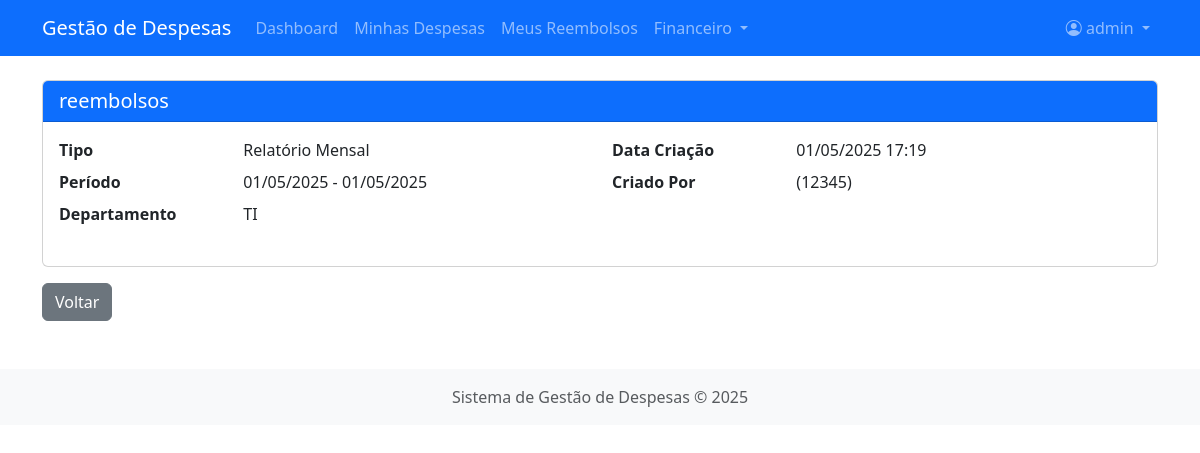
Screenshot of /relatorios/1/ (signed in) with the database file from the repository.
### despesas/models.py (models this page shows, shortened)
class RelatorioFinanceiro(models.Model):
    TIPO_CHOICES = [
        ('MENSAL', 'Relatório Mensal'),
        ('TRIMESTRAL', 'Relatório Trimestral'),
        ('ANUAL', 'Relatório Anual'),
        ('PERSONALIZADO', 'Relatório Personalizado'),
    ]
    titulo = models.CharField(max_length=200)
    tipo = models.CharField(max_length=20, choices=TIPO_CHOICES, default='MENSAL')
    data_inicio = models.DateField()
    data_fim = models.DateField()
    departamento = models.ForeignKey(Departamento, on_delete=models.SET_NULL, null=True, blank=True, related_name='relatorios')
    criado_por = models.ForeignKey(Funcionario, on_delete=models.PROTECT, related_name='relatorios')
    data_criacao = models.DateTimeField(auto_now_add=True)
    observacoes = models.TextField(blank=True, null=True)
    arquivo = models.FileField(upload_to='relatorios/', blank=True, null=True)
    class Meta:
        verbose_name = 'Relatório Financeiro'
        verbose_name_plural = 'Relatórios Financeiros'
        ordering = ['-data_criacao']

class Departamento(models.Model):
    nome = models.CharField(max_length=100)
    descricao = models.TextField(blank=True, null=True)
    def __str__(self):
        return self.nome
    class Meta:
        verbose_name = 'Departamento'
        verbose_name_plural = 'Departamentos'

class Funcionario(models.Model):
    CARGO_CHOICES = [
        ('FUNCIONARIO', 'Funcionário'),
        ('GERENTE', 'Gerente'),
        ('FINANCEIRO', 'Financeiro'),
    ]
    usuario = models.OneToOneField(User, on_delete=models.CASCADE, related_name='funcionario')
    cargo = models.CharField(max_length=15, choices=CARGO_CHOICES, default='FUNCIONARIO')
    departamento = models.ForeignKey(Departamento, on_delete=models.PROTECT, related_name='funcionarios')
    matricula = models.CharField(max_length=20, unique=True)
    telefone = models.CharField(max_length=20, blank=True, null=True)
    data_admissao = models.DateField()
    def __str__(self):
        return f"{self.usuario.get_full_name()} ({self.matricula})"
    def is_gerente(self):
        return self.cargo == 'GERENTE'
    def is_financeiro(self):
        return self.cargo == 'FINANCEIRO'
    class Meta:
        verbose_name = 'Funcionário'
        verbose_name_plural = 'Funcionários'

### despesas/views.py (the view)
# urls.py: path('relatorios/<int:pk>/', views.relatorio_detail, name='relatorio_detail'),
@login_required
def relatorio_detail(request, pk):
    try:
        funcionario = request.user.funcionario
    except:
        messages.error(request, "Perfil de funcionário não encontrado. Por favor, complete seu cadastro.")
        return redirect('despesas:profile')
    if not funcionario.is_financeiro():
        messages.error(request, "Você não tem permissão para acessar esta página.")
        return redirect('despesas:dashboard')
    relatorio = get_object_or_404(RelatorioFinanceiro, pk=pk)
    return render(request, 'despesas/relatorio_detail.html', {'relatorio': relatorio})

### despesas/templates/despesas/relatorio_detail.html (shortened to what this page needs)
{% extends 'despesas/base.html' %}
{% block content %}
<div class="card">
    <div class="card-header bg-primary text-white">
        <h5 class="card-title mb-0">{{ relatorio.titulo }}</h5>
    </div>
    <div class="card-body">
        <div class="row">
            <div class="col-md-6">
                <dl class="row">
                    <dt class="col-sm-4">Tipo</dt>
                    <dd class="col-sm-8">{{ relatorio.get_tipo_display }}</dd>
                    <dt class="col-sm-4">Período</dt>
                    <dd class="col-sm-8">{{ relatorio.data_inicio|date:"d/m/Y" }} - {{ relatorio.data_fim|date:"d/m/Y" }}</dd>
                    <dt class="col-sm-4">Departamento</dt>
                    <dd class="col-sm-8">{{ relatorio.departamento|default:"Todos" }}</dd>
                </dl>
            </div>
            <div class="col-md-6">
                <dl class="row">
                    <dt class="col-sm-4">Data Criação</dt>
                    <dd class="col-sm-8">{{ relatorio.data_criacao|date:"d/m/Y H:i" }}</dd>
                    <dt class="col-sm-4">Criado Por</dt>
                    <dd class="col-sm-8">{{ relatorio.criado_por }}</dd>
                </dl>
            </div>
        </div>
    </div>
</div>
<div class="mt-3">
    <a href="{% url 'despesas:relatorio_list' %}" class="btn btn-secondary">Voltar</a>
</div>
{% endblock %}

### despesas/templates/despesas/base.html (shortened to what this page needs)
<!DOCTYPE html>
<html lang="pt-br">
<head>
    <link href="https://cdn.jsdelivr.net/npm/bootstrap@5.3.0-alpha1/dist/css/bootstrap.min.css" rel="stylesheet">
    <link rel="stylesheet" href="https://cdn.jsdelivr.net/npm/bootstrap-icons@1.10.3/font/bootstrap-icons.css">
</head>
<body>
    <nav class="navbar navbar-expand-lg navbar-dark bg-primary">
        <div class="container">
            <a class="navbar-brand" href="{% url 'despesas:home' %}">Gestão de Despesas</a>
            <div class="collapse navbar-collapse" id="navbarNav">
                <ul class="navbar-nav me-auto">
                    {% if user.is_authenticated %}
                        <li class="nav-item">
                            <a class="nav-link" href="{% url 'despesas:dashboard' %}">Dashboard</a>
                        </li>
                        <li class="nav-item">
                            <a class="nav-link" href="{% url 'despesas:despesa_list' %}">Minhas Despesas</a>
                        </li>
                        <li class="nav-item">
                            <a class="nav-link" href="{% url 'despesas:reembolso_list' %}">Meus Reembolsos</a>
                        </li>
                        {% if user.funcionario.is_financeiro %}
                        <li class="nav-item dropdown">
                            <a class="nav-link dropdown-toggle" href="#" role="button" data-bs-toggle="dropdown">
                                Financeiro
                            </a>
                        </li>
                        {% endif %}
                    {% endif %}
                </ul>
                <ul class="navbar-nav">
                    {% if user.is_authenticated %}
                        <li class="nav-item dropdown">
                            <a class="nav-link dropdown-toggle" href="#" role="button" data-bs-toggle="dropdown">
                                <i class="bi bi-person-circle"></i> {{ user.get_full_name|default:user.username }}
                            </a>
                        </li>
                    {% endif %}
                </ul>
            </div>
        </div>
    </nav>
    <main class="container my-4">
        {% block content %}{% endblock %}
    </main>
    <footer class="bg-light text-center text-muted py-3 mt-5">
        <div class="container">
            <p class="mb-0">Sistema de Gestão de Despesas © {% now "Y" %}</p>
        </div>
    </footer>
</body>
</html>

### rows the page displays
RelatorioFinanceiro: titulo "reembolsos", tipo "Relatório Mensal", data_inicio "01/05/2025", data_fim "01/05/2025", departamento "TI", data_criacao "01/05/2025 17:19", criado_por "(12345)"

### other values shown
{{ user.get_full_name|default:user.username }} "admin"
